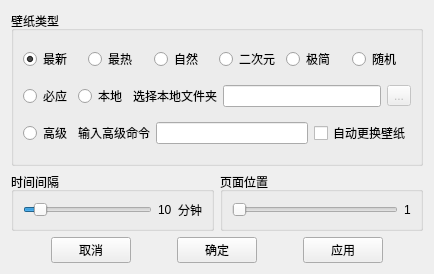
        <widget class="QWidget" name="tab">
         <attribute name="title">
          <string>壁纸设置</string>
         </attribute>
         <layout class="QVBoxLayout" name="verticalLayout_7">
          <item>
           <widget class="QGroupBox" name="groupBox_8">
            <property name="minimumSize">
             <size>
              <width>0</width>
              <height>155</height>
             </size>
            </property>
            <property name="title">
             <string>壁纸类型</string>
            </property>
            <layout class="QVBoxLayout" name="verticalLayout_2">
             <item>
              <layout class="QHBoxLayout" name="horizontalLayout">
               <item>
                <widget class="QRadioButton" name="rBtnNew">
                 <property name="text">
                  <string>最新</string>
                 </property>
                 <property name="checked">
                  <bool>true</bool>
                 </property>
                </widget>
               </item>
               <item>
                <widget class="QRadioButton" name="rBtnHot">
                 <property name="text">
                  <string>最热</string>
                 </property>
                </widget>
               </item>
               <item>
                <widget class="QRadioButton" name="rBtnNature">
                 <property name="text">
                  <string>自然</string>
                 </property>
                </widget>
               </item>
               <item>
                <widget class="QRadioButton" name="rBtnAnime">
                 <property name="text">
                  <string>二次元</string>
                 </property>
                </widget>
               </item>
               <item>
                <widget class="QRadioButton" name="rBtnSimple">
                 <property name="text">
                  <string>极简</string>
                 </property>
                </widget>
               </item>
               <item>
                <widget class="QRadioButton" name="rBtnRandom">
                 <property name="text">
                  <string>随机</string>
                 </property>
                </widget>
               </item>
              </layout>
             </item>
             <item>
              <layout class="QHBoxLayout" name="horizontalLayout_2">
               <item>
                <widget class="QRadioButton" name="rBtnBing">
                 <property name="toolTip">
                  <string>当天最新的必应壁纸</string>
                 </property>
                 <property name="text">
                  <string>必应</string>
                 </property>
                </widget>
               </item>
               <item>
                <widget class="QRadioButton" name="rBtnNative">
                 <property name="toolTip">
                  <string>随机更换本地文件夹中的壁纸</string>
                 </property>
                 <property name="text">
                  <string>本地</string>
                 </property>
                </widget>
               </item>
               <item>
                <widget class="QLabel" name="label">
                 <property name="maximumSize">
                  <size>
                   <width>100</width>
                   <height>16777215</height>
                  </size>
                 </property>
                 <property name="text">
                  <string>选择本地文件夹</string>
                 </property>
                </widget>
               </item>
               <item>
                <widget class="QLineEdit" name="LinePath">
                 <property name="enabled">
                  <bool>true</bool>
                 </property>
                 <property name="readOnly">
                  <bool>true</bool>
                 </property>
                </widget>
               </item>
               <item>
                <widget class="QToolButton" name="BtnChooseFolder">
                 <property name="enabled">
                  <bool>false</bool>
                 </property>
                 <property name="toolTip">
                  <string>选择文件夹</string>
                 </property>
                 <property name="text">
                  <string>...</string>
                 </property>
                </widget>
               </item>
              </layout>
             </item>
             <item>
              <layout class="QHBoxLayout" name="horizontalLayout_3">
               <item>
                <widget class="QRadioButton" name="rBtnAdvance">
                 <property name="text">
                  <string>高级</string>
                 </property>
                </widget>
               </item>
               <item>
                <widget class="QLabel" name="label_8">
                 <property name="text">
                  <string>输入高级命令</string>
                 </property>
                </widget>
               </item>
               <item>
                <widget class="QLineEdit" name="usrCmd">
                 <property name="toolTip">
                  <string>输入一段有效命令</string>
                 </property>
                </widget>
               </item>
               <item>
                <widget class="QCheckBox" name="chkEnableChangePaper">
                 <property name="cursor">
                  <cursorShape>PointingHandCursor</cursorShape>
                 </property>
                 <property name="text">
                  <string>自动更换壁纸</string>
                 </property>
                </widget>
               </item>
              </layout>
             </item>
            </layout>
           </widget>
          </item>
          <item>
           <layout class="QHBoxLayout" name="horizontalLayout_4">
            <item>
             <widget class="QGroupBox" name="groupBox_9">
              <property name="title">
               <string>时间间隔</string>
              </property>
              <layout class="QHBoxLayout" name="horizontalLayout_9">
               <item>
                <widget class="QSlider" name="SliderTimeInterval">
                 <property name="cursor">
                  <cursorShape>PointingHandCursor</cursorShape>
                 </property>
                 <property name="minimum">
                  <number>1</number>
                 </property>
                 <property name="maximum">
                  <number>100</number>
                 </property>
                 <property name="pageStep">
                  <number>5</number>
                 </property>
                 <property name="value">
                  <number>10</number>
                 </property>
                 <property name="orientation">
                  <enum>Qt::Horizontal</enum>
                 </property>
                 <property name="invertedAppearance">
                  <bool>false</bool>
                 </property>
                 <property name="invertedControls">
                  <bool>true</bool>
                 </property>
                </widget>
               </item>
               <item>
                <widget class="QLabel" name="labTimeInterval">
                 <property name="text">
                  <string>10</string>
                 </property>
                </widget>
               </item>
               <item>
                <widget class="QLabel" name="label_7">
                 <property name="text">
                  <string>分钟</string>
                 </property>
                </widget>
               </item>
              </layout>
             </widget>
            </item>
            <item>
             <widget class="QGroupBox" name="groupBox_10">
              <property name="title">
               <string>页面位置</string>
              </property>
              <layout class="QHBoxLayout" name="horizontalLayout_7">
               <item>
                <widget class="QSlider" name="SliderPageNum">
                 <property name="cursor">
                  <cursorShape>PointingHandCursor</cursorShape>
                 </property>
                 <property name="toolTip">
                  <string>每页有120张不同壁纸，无需频繁更换。</string>
                 </property>
                 <property name="minimum">
                  <number>1</number>
                 </property>
                 <property name="maximum">
                  <number>50</number>
                 </property>
                 <property name="pageStep">
                  <number>2</number>
                 </property>
                 <property name="value">
                  <number>1</number>
                 </property>
                 <property name="orientation">
                  <enum>Qt::Horizontal</enum>
                 </property>
                </widget>
               </item>
               <item>
                <widget class="QLabel" name="label_2">
                 <property name="text">
                  <string>1</string>
                 </property>
                </widget>
               </item>
              </layout>
             </widget>
            </item>
           </layout>
          </item>
          <item>
           <layout class="QHBoxLayout" name="horizontalLayout_5">
            <item>
             <spacer name="horizontalSpacer_3">
              <property name="orientation">
               <enum>Qt::Horizontal</enum>
              </property>
              <property name="sizeHint" stdset="0">
               <size>
                <width>40</width>
                <height>20</height>
               </size>
              </property>
             </spacer>
            </item>
            <item>
             <widget class="QPushButton" name="pBtnCancel">
              <property name="cursor">
               <cursorShape>PointingHandCursor</cursorShape>
              </property>
              <property name="text">
               <string>取消</string>
              </property>
             </widget>
            </item>
            <item>
             <spacer name="horizontalSpacer_4">
              <property name="orientation">
               <enum>Qt::Horizontal</enum>
              </property>
              <property name="sizeHint" stdset="0">
               <size>
                <width>40</width>
                <height>20</height>
               </size>
              </property>
             </spacer>
            </item>
            <item>
             <widget class="QPushButton" name="pBtnOk">
              <property name="cursor">
               <cursorShape>PointingHandCursor</cursorShape>
              </property>
              <property name="text">
               <string>确定</string>
              </property>
             </widget>
            </item>
            <item>
             <spacer name="horizontalSpacer_5">
              <property name="orientation">
               <enum>Qt::Horizontal</enum>
              </property>
              <property name="sizeHint" stdset="0">
               <size>
                <width>40</width>
                <height>20</height>
               </size>
              </property>
             </spacer>
            </item>
            <item>
             <widget class="QPushButton" name="pBtnApply">
              <property name="cursor">
               <cursorShape>PointingHandCursor</cursorShape>
              </property>
              <property name="text">
               <string>应用</string>
              </property>
             </widget>
            </item>
            <item>
             <spacer name="horizontalSpacer_6">
              <property name="orientation">
               <enum>Qt::Horizontal</enum>
              </property>
              <property name="sizeHint" stdset="0">
               <size>
                <width>40</width>
                <height>20</height>
               </size>
              </property>
             </spacer>
            </item>
           </layout>
          </item>
         </layout>
        </widget>
